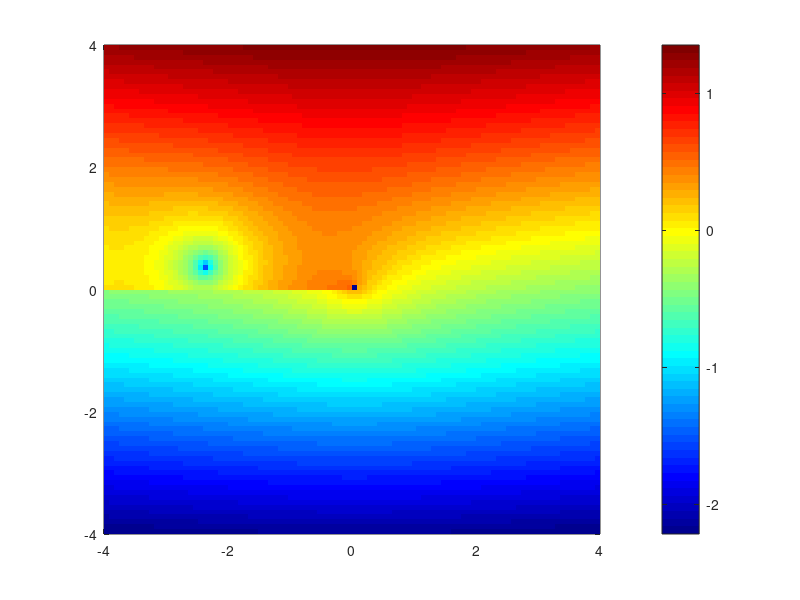
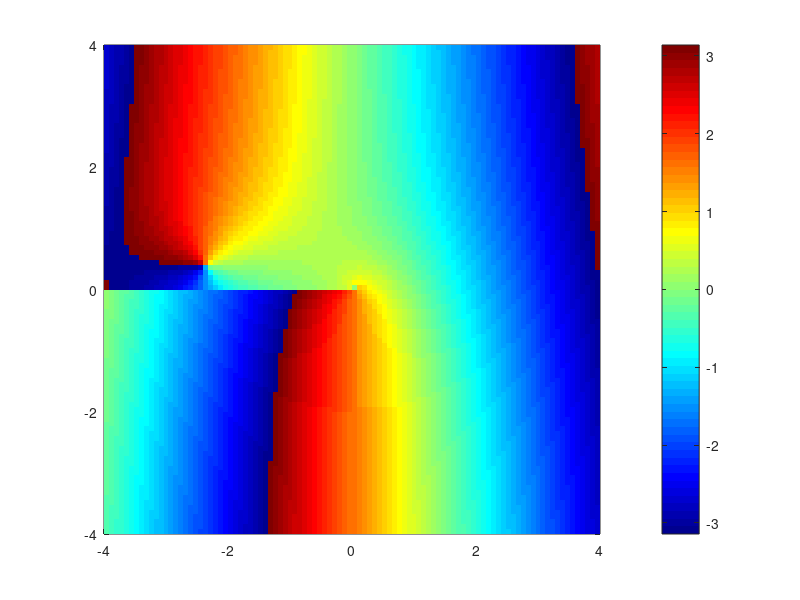
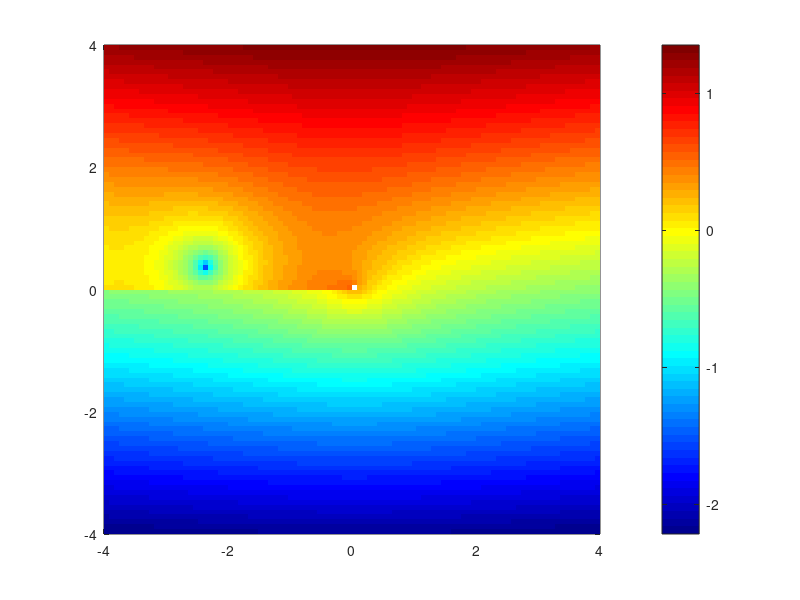
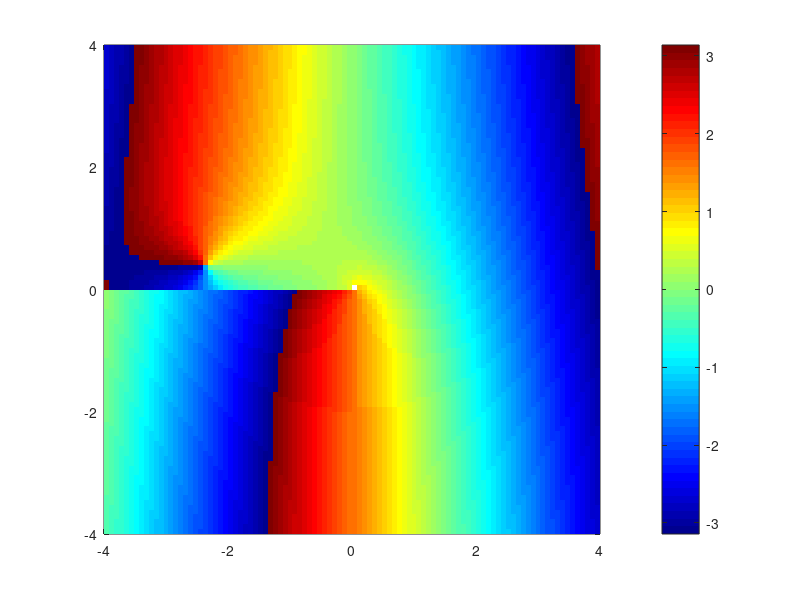

These charts were generated, in order, by the following MATLAB code:
close all; clear; clc;

x = load('data_x.txt');
y = load('data_y.txt');

data_m = load('data_besselh_m.txt');
data_p = load('data_besselh_p.txt');


figure()
pcolor(x, y, log10(data_m))
shading flat
colorbar
colormap jet

figure()
pcolor(x, y, data_p)
shading flat
colorbar
colormap jet

z = x+1j*y;
ans = besselh(0, 2, z);

figure()
pcolor(x, y, log10(abs(ans)))
shading flat
colorbar
colormap jet

figure()
pcolor(x, y, angle(ans))
shading flat
colorbar
colormap jet


